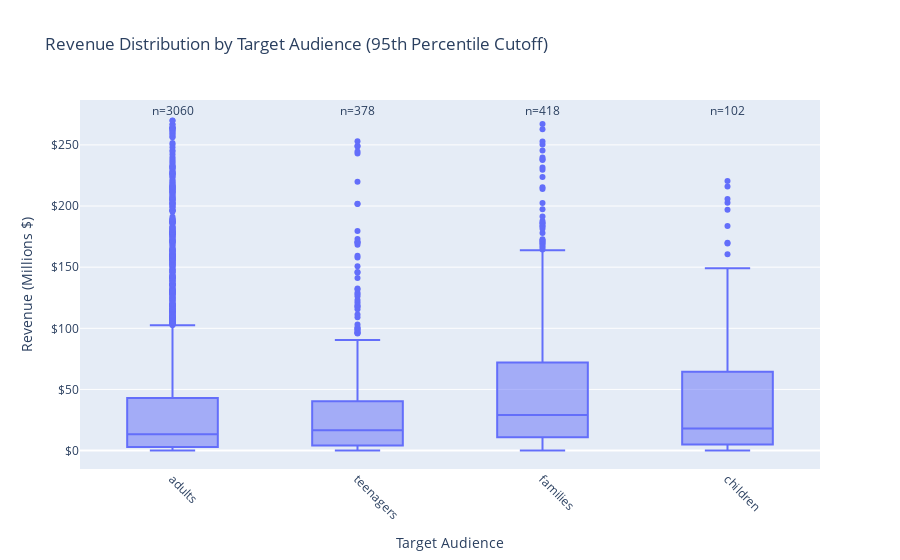

The cell this chart's notebook holds for it:
### Markdown cell above
**Movies in the 'exciting' mood category have a median revenue of approximately 37 million, suggesting a strong box office performance for this type of film. The interquartile range of 12 million to 93 million indicates that while some films achieve outstanding financial success, there is variability in the revenue performance within this category. The presence of outliers above the upper whisker shows that some 'exciting' movies significantly outperform others in terms of revenue.**

### Code cell
import plotly.express as px

# Assuming filtered_df is already defined with the necessary data
# Creating the boxplot with Plotly

fig = px.box(
    filtered_df,
    x='target_audience_str',
    y='revenue_millions',
    title='Revenue Distribution by Target Audience (95th Percentile Cutoff)',
    labels={'target_audience_str': 'Target Audience', 'revenue_millions': 'Revenue (Millions $)'}
)

# Adjusting the layout for better readability
fig.update_layout(
    xaxis_title='Target Audience',
    yaxis=dict(
        title='Revenue (Millions $)',
        tickformat=',.0f',
        tickprefix='$'
    ),
    xaxis=dict(tickangle=45)
)

# Adding the number of observations as annotations
for i, audience in enumerate(filtered_df['target_audience_str'].unique()):
    count = filtered_df[filtered_df['target_audience_str'] == audience].shape[0]
    fig.add_annotation(
        x=audience,
        y=filtered_df['revenue_millions'].max(),
        text=f'n={count}',
        showarrow=False,
        yshift=10
    )

# Show plot
fig.show()

# Save the figure to an HTML file
fig.write_html("revenue_distribution_by_target_audience", full_html=False, include_plotlyjs='cdn')

### Figure 1 — Plotly figure (JSON) as saved in the notebook; plotly's stock layout.template omitted (floating-point values rounded to 4 significant figures; data arrays with more than 128 entries replaced by an {"elided": "..."} marker saying what was removed)
{"data": [{"alignmentgroup": "True", "hovertemplate": "Target Audience=%{x}<br>Revenue (Millions $)=%{y}<extra></extra>", "legendgroup": "", "marker": {"color": "#636efa"}, "name": "", "notched": false, "offsetgroup": "", "orientation": "v", "showlegend": false, "type": "box", "x": {"elided": "3958 str values"}, "x0": " ", "xaxis": "x", "y": {"elided": "3958 float values"}, "y0": " ", "yaxis": "y"}], "layout": {"annotations": [{"showarrow": false, "text": "n=3060", "x": "adults", "y": 270.0, "yshift": 10}, {"showarrow": false, "text": "n=378", "x": "teenagers", "y": 270.0, "yshift": 10}, {"showarrow": false, "text": "n=418", "x": "families", "y": 270.0, "yshift": 10}, {"showarrow": false, "text": "n=102", "x": "children", "y": 270.0, "yshift": 10}], "boxmode": "group", "legend": {"tracegroupgap": 0}, "title": {"text": "Revenue Distribution by Target Audience (95th Percentile Cutoff)"}, "xaxis": {"anchor": "y", "domain": [0, 1], "tickangle": 45, "title": {"text": "Target Audience"}}, "yaxis": {"anchor": "x", "domain": [0, 1], "tickformat": ",.0f", "tickprefix": "$", "title": {"text": "Revenue (Millions $)"}}}}
